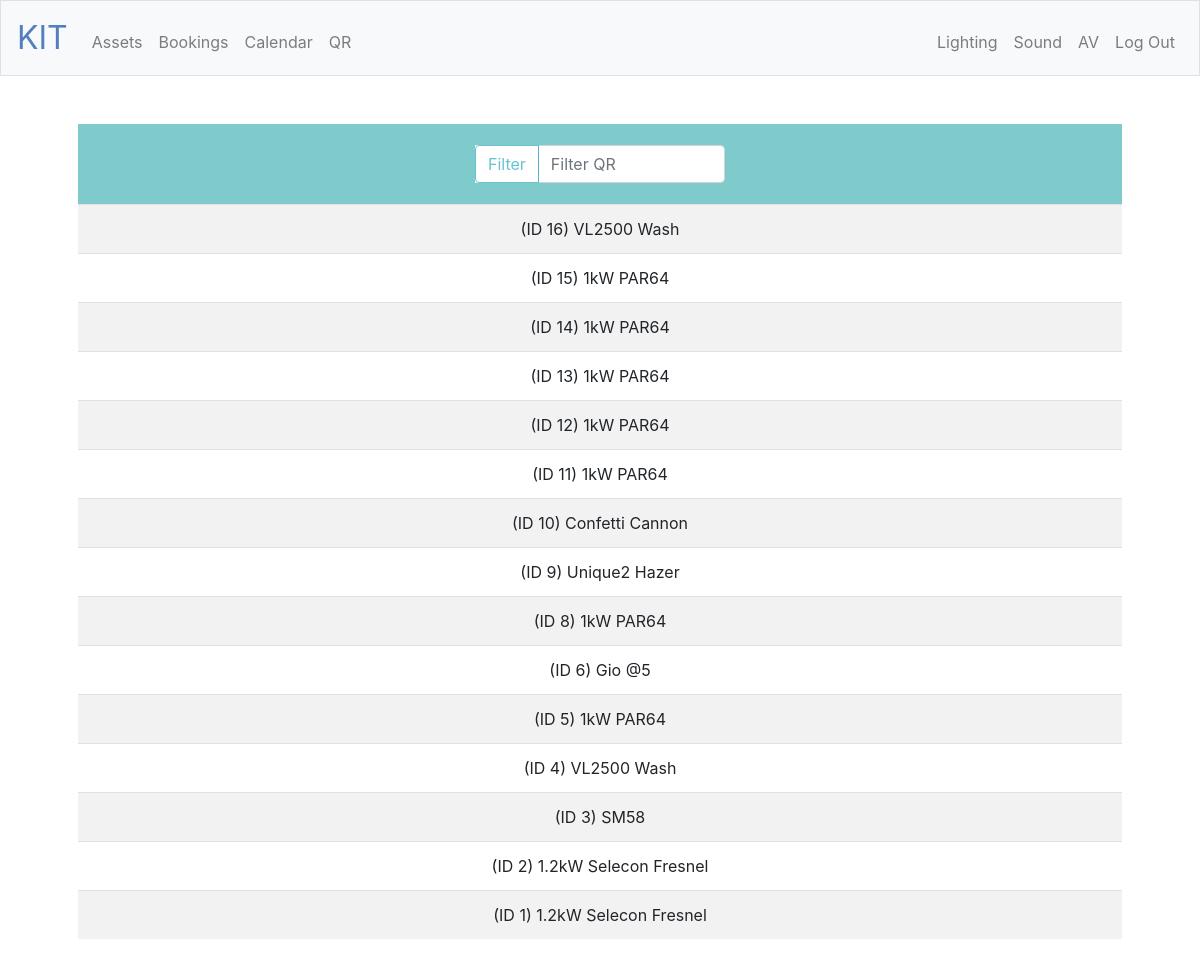
The page /qr (signed in) on the database its author committed.
### tables this page shows
CREATE TABLE 'kit' ('id' integer PRIMARY KEY NOT NULL, 'dept' text DEFAULT NULL, 'type' text DEFAULT NULL,'item' text DEFAULT NULL,'venue' text DEFAULT NULL);

### application.py (the view)
@app.route("/qr", methods=["GET", "POST"])
@login_required
def qr():
    kit = db.execute("SELECT * FROM kit ORDER BY id DESC").fetchall()
    return render_template("qr.html", kit = kit)

### application.py (called while the page is built)
@app.after_request
def after_request(response):
    response.headers["Cache-Control"] = "no-cache, no-store, must-revalidate"
    response.headers["Expires"] = 0
    response.headers["Pragma"] = "no-cache"
    return response

### helpers.py (called while the page is built)
def login_required(f):
    @wraps(f)
    def decorated_function(*args, **kwargs):
        if session.get("user_id") is None:
            return redirect("/login")
        return f(*args, **kwargs)
    return decorated_function

### templates/qr.html (shortened to what this page needs)
{% extends "layout.html" %}
{% block main %}
<div class="container" role="alert" style="background-color: rgba(0, 150, 150, 0.5)">
<form id="non-printable" action="/" method="post" style="padding: 5px">
  <div class="mt-3 input-group mb-3" style="width:250px" >
    <div class="input-group-prepend">
      <button class="btn btn-outline-info" id="filtersubmit" type="submit">Filter</button>
    </div>
      <input autocomplete="off" id="filtertext" class="form-control" name="searchqr" spellcheck="true" placeholder="Filter QR" type="text">
  </div>
</form>
</div>
<table id="printable" class="table table-striped">
        <tbody>
                {% for asset in kit %}
                <tr>
                  <td>
                      (ID {{ asset['id'] }}) {{ asset['item'] }}</td>
                </tr>
                {% endfor %}
        </tbody>
    </table>
{% endblock %}

### templates/layout.html (shortened to what this page needs)
<!DOCTYPE html>
<html lang="en">
    <head>
        <link href="https://maxcdn.bootstrapcdn.com/bootstrap/4.1.3/css/bootstrap.min.css" rel="stylesheet">
        <link href="/static/jquery.datetimepicker.min.css" rel="stylesheet">
        <link href="/static/fullcalendar.css" rel="stylesheet">
        <link href='https://use.fontawesome.com/releases/v5.0.6/css/all.css' rel='stylesheet'>
        <link href='/static/core/main.css' rel='stylesheet' />
        <link href='/static/daygrid/main.css' rel='stylesheet' />
        <link href='/static/bootstrap/main.css' rel='stylesheet' />
        <link href='/static/list/main.css' rel='stylesheet' />
        <link href="/static/styles.css" rel="stylesheet">
    </head>
    <body>
        <nav class="navbar navbar-expand-md navbar-light bg-light border">
            <a class="navbar-brand" href="/"><span class="blue">K</span><span class="blue">I</span><span class="blue">T</span></a>
            <div class="collapse navbar-collapse" id="navbar">
                {% if session.user_id %}
                    <ul class="navbar-nav mr-auto mt-2">
                        <li class="nav-item"><a class="nav-link" href="/">Assets</a></li>
                        <li class="nav-item"><a class="nav-link" href="/booking">Bookings</a></li>
                        <li class="nav-item"><a class="nav-link" href="/calendar">Calendar</a></li>
                        <li class="nav-item"><a class="nav-link" href="/qr">QR</a></li>
                    </ul>
                    <ul class="navbar-nav ml-auto mt-2">
                        <li class="nav-item"><a class="nav-link" href="/dept/Lighting">Lighting</a></li>
                        <li class="nav-item"><a class="nav-link" href="/dept/Sound">Sound</a></li>
                        <li class="nav-item"><a class="nav-link" href="/dept/AV">AV</a></li>
                        <li class="nav-item"><a class="nav-link" href="/logout">Log Out</a></li>
                    </ul>
                {% else %}
                    <ul class="navbar-nav ml-auto mt-2">
                        <li class="nav-item"><a class="nav-link" href="/register">Register</a></li>
                        <li class="nav-item"><a class="nav-link" href="/login">Log In</a></li>
                    </ul>
                {% endif %}
            </div>
        </nav>
        <main class="container p-5">
            {% block main %}{% endblock %}
        </main>
    </body>
</html>

### static/styles.css (style rules this page uses)
a { color: darkcyan; }
nav .navbar-brand { font-size: xx-large; }
nav .navbar-brand .blue { color: #537fbe; }
main .form-control { display: inline-block; width: auto; }
main { overflow-x: auto; text-align: center; }
.input-group, mb-3 .input-group-text { left: 50% !important; transform: translateX(-50%) !important; top: 100% !important; }
button { font-size:40px; line-height:60px; }
.input-group-prepend, .btn-outline-info { background-color: white; }

### rows shown on the page
kit: id "16", item "VL2500 Wash"
kit: id "15", item "1kW PAR64"
kit: id "14", item "1kW PAR64"
kit: id "13", item "1kW PAR64"
kit: id "12", item "1kW PAR64"
kit: id "11", item "1kW PAR64"
kit: id "10", item "Confetti Cannon"
kit: id "9", item "Unique2 Hazer"
kit: id "8", item "1kW PAR64"
kit: id "6", item "Gio @5"
kit: id "5", item "1kW PAR64"
kit: id "4", item "VL2500 Wash"
kit: id "3", item "SM58"
kit: id "2", item "1.2kW Selecon Fresnel"
kit: id "1", item "1.2kW Selecon Fresnel"
